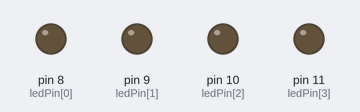
A sketch run on a simulated Arduino Uno, built with avr-gcc and run on an emulated ATmega328P. On the bench: output pins drawn as LEDs (lit = HIGH).

Above: at 0.5 s.
At 2.5 s:
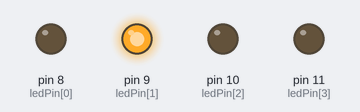
At 4.5 s:
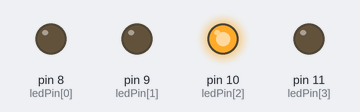
At 9.5 s:
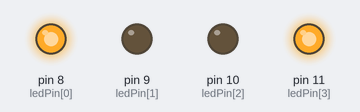
At 14.5 s:
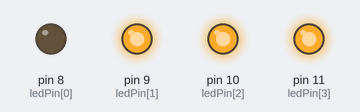
At 19.5 s:
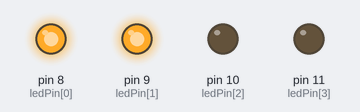
Timing chart, 0 to 20.8 s (numbered marks = the images above):
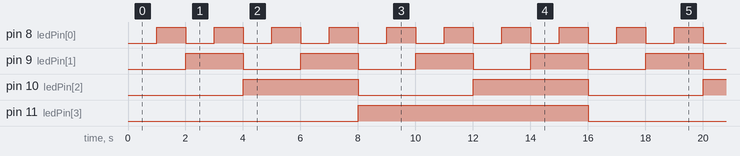

Measured:
- by itself, pin 8 (ledPin[0]): alternates HIGH for 1.0 s and LOW for 1.0 s
- by itself, pin 9 (ledPin[1]): alternates HIGH for 2.0 s and LOW for 2.0 s
- by itself, pin 10 (ledPin[2]): alternates HIGH for 4.0 s and LOW for 4.0 s
- by itself, pin 11 (ledPin[3]): alternates HIGH for 8.0 s and LOW for 8.0 s

The sketch:

Conteo_Binario_LEDs.ino
```cpp
//Definimos pines a usar
int ledPin[] = {8,9,10,11};

void setup() {
  for(int i= 0; i<4; i++){
    pinMode(ledPin[i], OUTPUT);
  }
}

void loop() {
  for(int number=0; number<16; number++){
      //Recorremos numeros de 0-16 bits

    getBinary(number);
    delay(1000);

  }


}


// Conversion a Binario con Desplazamiento de Bits
void getBinary(int number){
    for(int i= 0; i<4; i++){
        int bit = (number >> i) & 0x01;
          digitalWrite(ledPin[i],bit);
      }
}
```
